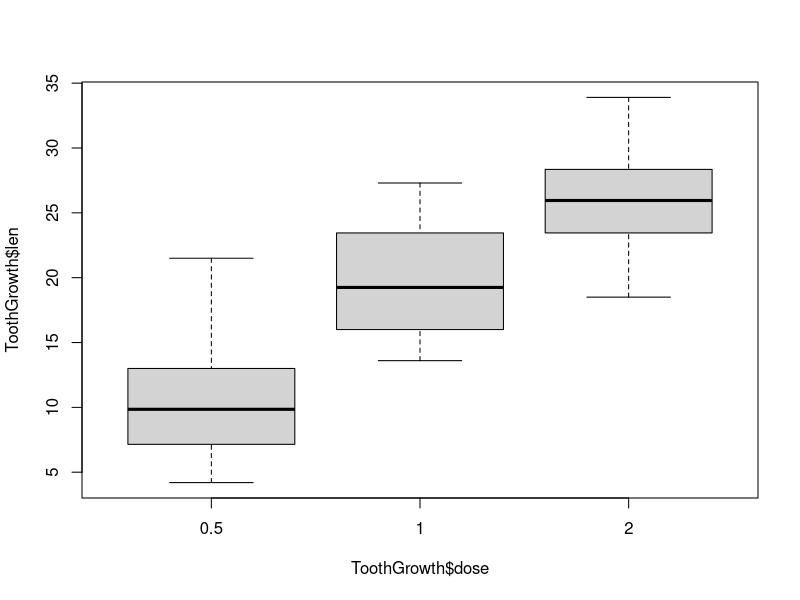
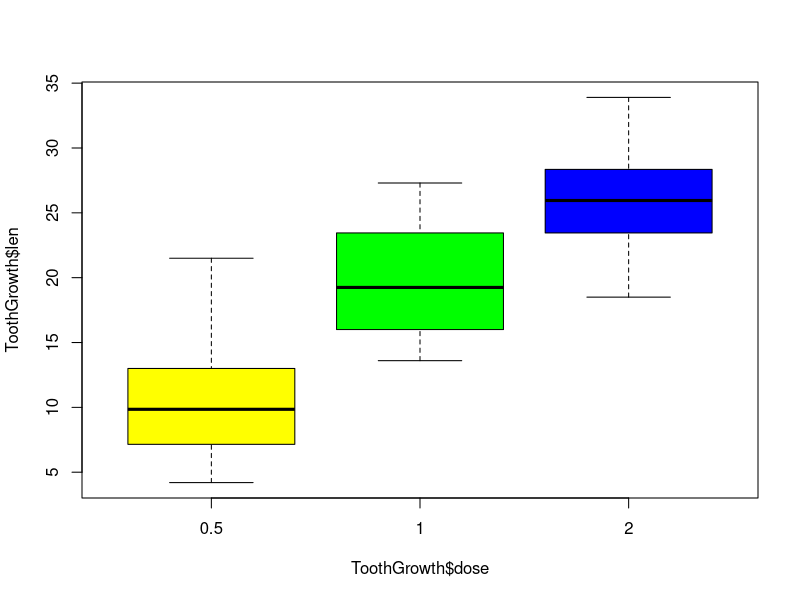

Source code (R) for these figures, in order:
## ---- chunk 1
data()
## ---- chunk 2
data(ToothGrowth)
## ---- chunk 3
dim(ToothGrowth)
## ---- chunk 4
head(ToothGrowth)
## ---- chunk 5
summary(ToothGrowth)
## ---- chunk 6
boxplot(ToothGrowth$len ~ ToothGrowth$dose)
## ---- chunk 7
boxplot(ToothGrowth$len ~ ToothGrowth$dose, col=c("yellow", "green", "blue"))
## ---- chunk 8
x <- rnorm(20) 
## ---- chunk 9
args(lm)
## ---- chunk 10
x <- rnorm(10) 
## ---- chunk 11
# lệnh sau đây sẽ mô phỏng 10 giá trị normal
x <- rnorm(10) 
## ---- chunk 12
my.object <- rnorm(10)
## ---- chunk 13
My.object.u <- 15
## ---- chunk 14
my.object.L <- 5
## ---- chunk 15
My.object.u + my.object.L
## ---- chunk 16
options(prompt="R> ")
## ---- chunk 17
options(prompt="Tuan> ")
## ---- chunk 18
options(width=100)
## ---- chunk 19
options(scipen=3)
## ---- chunk 20
options()
## ---- chunk 21
Sys.Date()
